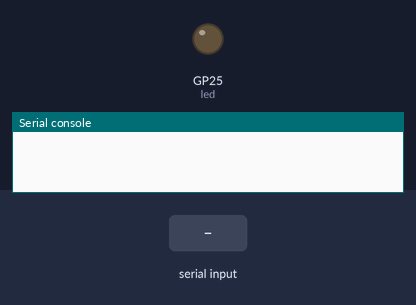
Recording of a program running on a simulated Raspberry Pi Pico running MicroPython. Parts: output pins drawn as LEDs (lit = HIGH), the last lines printed to the serial console. The inputs (shaded band) are chosen by the test bench.

Above: at 1.2 s.
1.3 s: "on\n" received over the second serial link
At 2.5 s:
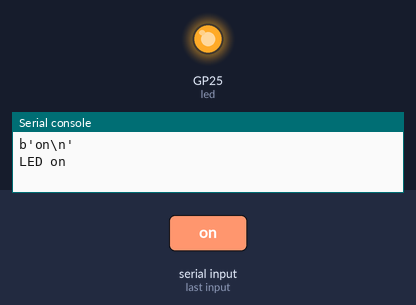
2.8 s: "off\n" received over the second serial link
At 3.8 s:
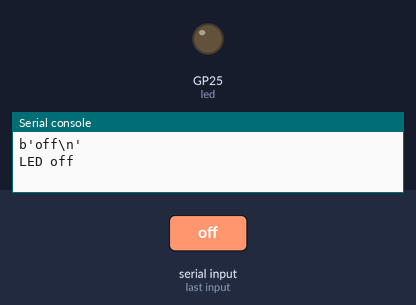
Timing chart, 0 to 5.8 s (numbered marks = the images above; inputs shaded):
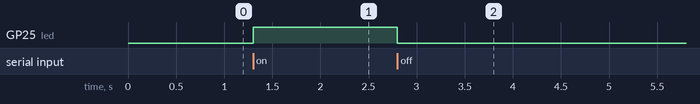

The program:

hc05_02.py
```python
#Diyprojectslab.com

from machine import Pin, UART

uart = UART(0, 9600)
led = Pin(25, Pin.OUT)

while True:
  if uart.any() > 0:
    data = uart.read()
    print(data)
    if "on" in data:
      led.value(1)
      print('LED on \n')
      uart.write('LED on \n')
    elif "off" in data:
      led.value(0)
      print('LED off \n')
      uart.write('LED off \n')
```

Measured:
- after the input at 1.3 s, GP25 (led): LOW → HIGH at once
- after the input at 2.8 s, GP25 (led): HIGH → LOW at once
